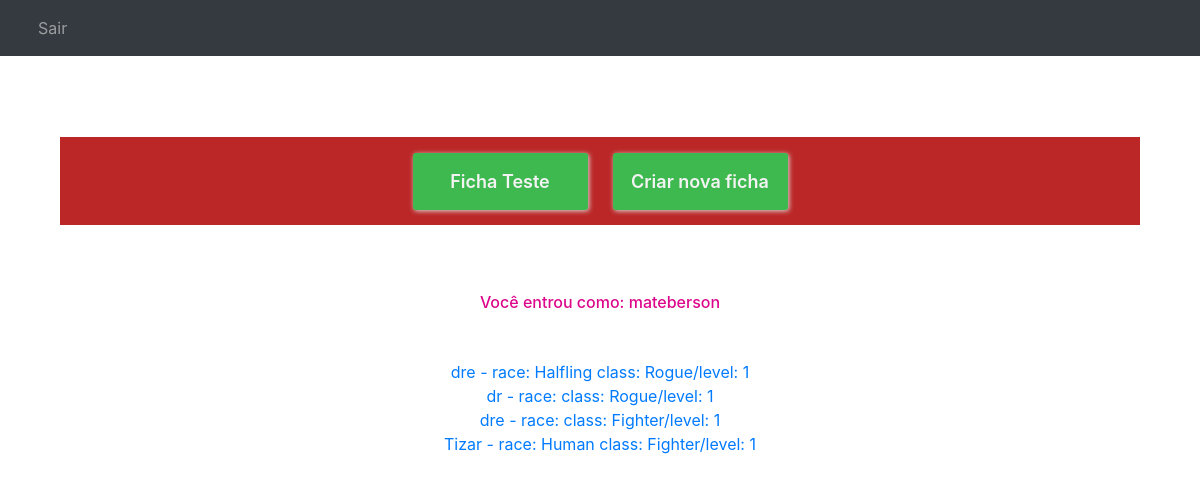
The page /home/ (signed in) on the database its author committed.
### pages/models.py (models this page shows)
class character_Sheet(models.Model):
    user = models.ForeignKey(get_user_model(), on_delete=models.CASCADE, default=None)
    name = models.CharField("name", max_length=255, default=None)
    clas = models.CharField("class", max_length=255, default=None)
    race = models.CharField("race", max_length=255, default=None)
    level = models.IntegerField("level", default=None)
    sheet = models.JSONField("character sheet")

### pages/views.py (the view)
# urls.py: 2. Add a URL to urlpatterns:  path('', views.home, name='home')
def home(request):
    value = character_Sheet.objects.all().filter(user=request.user)
    return render(request, "home.html", {"value": value})

### templates/home.html (shortened to what this page needs)
{% extends 'base.html' %}
{% block content %}
<div class="col-md-12">
    <div style="background-color: rgb(236, 236, 236); border-radius: 3px; box-shadow: 1,1,1,1;text-align: center;margin-top: 50px; padding-bottom: 50px;  "
        class="home-ground ">
        <div style=" background-color: rgb(187, 39, 39); justify-content: center; display: flex;" class="pt-3 col-md-12">
            <div style="box-shadow: 1px 1px 5px rgb(221, 221, 221);border-radius: 3px; background-color: rgb(62, 185, 79);margin-right: 25px;" class="col-md-2">
                <a style="text-decoration: none;margin-top: 50px; font-size: large; color: rgb(243, 243, 243); font-weight: 600;"
                    class="" href="/ficha/">Ficha Teste</a>
            </div>
            <div style="box-shadow: 1px 1px 5px rgb(221, 221, 221);border-radius: 3px; background-color: rgb(62, 185, 79);" class="col-md-2">
                <a style="text-decoration: none;margin-top: 50px; font-size: large;color: rgb(243, 243, 243);font-weight: 600"
                    href="/cria_ficha/">Criar nova ficha</a>
            </div>
        </div>
            <div class="col-md-12">
            <p style="color:white;margin-top: 50px;color: rgb(221, 7, 139);font-weight: 500"> Você entrou como:
                {{user.username}}</p>
        </div>
        <div class="col-md-12">
            {% for item in value %}
                <a href="">{{ item.name }} - race: {{ item.race }} class: {{ item.clas }}/level: {{ item.level }}</a>
                <br>
            {%endfor%}
        </div>
    </div>
</div>
{% endblock %}

### templates/base.html (style rules this page uses)
* { box-sizing: border-box; }
body { background-image: url("https://i.pinimg.com/originals/ba/bf/eb/babfebb6a1985cdd8d3f9a59d860b667.jpg"); background-image: url("https://i.pinimg.com/originals/ba/bf/eb/babfebb6a1985cdd8d3f9a59d860b667.jpg"); background-repeat: no-repeat; background-position: center; background-attachment: fixed; background-size: 100% 100%; }
[class*="col-"] { float: left; padding: 15px; }

### rows shown on the page
character_Sheet: name "dre", race "Halfling", clas "Rogue", level "1"
character_Sheet: name "dr", clas "Rogue", level "1"
character_Sheet: name "dre", clas "Fighter", level "1"
character_Sheet: name "Tizar", race "Human", clas "Fighter", level "1"

### other values the page prints
{{ user.username }} "mateberson"
